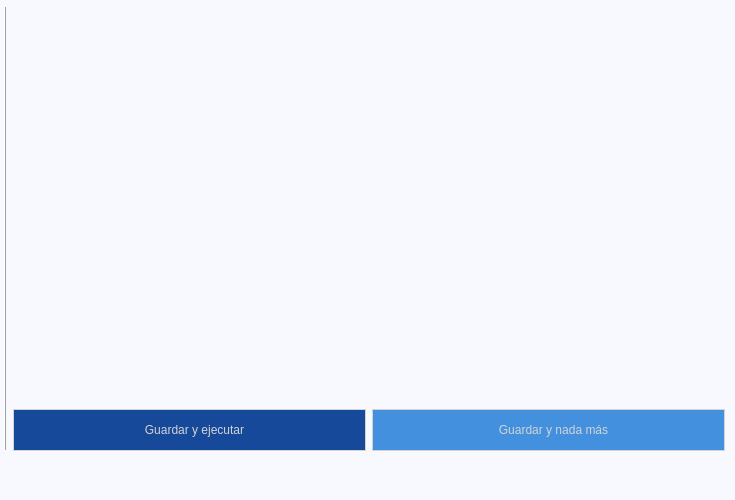
<?xml version="1.0" encoding="UTF-8"?>
<ui version="4.0">
 <class>MainWindow</class>
 <widget class="QMainWindow" name="MainWindow">
  <property name="geometry">
   <rect>
    <x>0</x>
    <y>0</y>
    <width>735</width>
    <height>500</height>
   </rect>
  </property>
  <property name="sizePolicy">
   <sizepolicy hsizetype="Fixed" vsizetype="Fixed">
    <horstretch>0</horstretch>
    <verstretch>0</verstretch>
   </sizepolicy>
  </property>
  <property name="windowTitle">
   <string>MainWindow</string>
  </property>
  <property name="windowIcon">
   <iconset>
    <normaloff>../res/logo.png</normaloff>../res/logo.png</iconset>
  </property>
  <widget class="QWidget" name="centralwidget">
   <property name="styleSheet">
    <string notr="true">*{
	height: 40px;
}
#centralwidget{
	background-color: ghostwhite;
}
QLineEdit,
QComboBox,
QPushButton{	
	font: 14pt &quot;Segoe UI&quot;;
	border: 1px solid silver;
	padding-left: 10px;
	color: darkslategray;
}
#btn_set_ip{
	background-color: #16499A;
	color: lightgray;
	border: 1px solid lightgray;
}
#btn_only_save{
	background-color: #4390DF;
	color: lightgray;
	border: 1px solid lightgray;
}
#image_ifaces{
	width: 100px;
}
</string>
   </property>
   <widget class="QWidget" name="">
    <property name="geometry">
     <rect>
      <x>4</x>
      <y>6</y>
      <width>721</width>
      <height>491</height>
     </rect>
    </property>
    <layout class="QVBoxLayout" name="wrapper_layout">
     <item>
      <layout class="QHBoxLayout" name="main_layout">
       <item>
        <layout class="QVBoxLayout" name="layout_tiles"/>
       </item>
       <item>
        <widget class="Line" name="line">
         <property name="frameShadow">
          <enum>QFrame::Raised</enum>
         </property>
         <property name="orientation">
          <enum>Qt::Vertical</enum>
         </property>
        </widget>
       </item>
       <item>
        <layout class="QVBoxLayout" name="layout_form">
         <item>
          <layout class="QHBoxLayout" name="layout_dchp"/>
         </item>
         <item>
          <spacer name="verticalSpacer">
           <property name="orientation">
            <enum>Qt::Vertical</enum>
           </property>
           <property name="sizeHint" stdset="0">
            <size>
             <width>635</width>
             <height>13</height>
            </size>
           </property>
          </spacer>
         </item>
         <item>
          <layout class="QVBoxLayout" name="layout_lineedit"/>
         </item>
         <item>
          <layout class="QHBoxLayout" name="layout_button_box">
           <item>
            <widget class="QPushButton" name="btn_set_ip">
             <property name="cursor">
              <cursorShape>PointingHandCursor</cursorShape>
             </property>
             <property name="text">
              <string>Guardar y ejecutar</string>
             </property>
            </widget>
           </item>
           <item>
            <widget class="QPushButton" name="btn_only_save">
             <property name="cursor">
              <cursorShape>PointingHandCursor</cursorShape>
             </property>
             <property name="text">
              <string>Guardar y nada más</string>
             </property>
            </widget>
           </item>
          </layout>
         </item>
        </layout>
       </item>
      </layout>
     </item>
     <item>
      <layout class="QHBoxLayout" name="layout_info_help">
       <item>
        <spacer name="horizontalSpacer">
         <property name="orientation">
          <enum>Qt::Horizontal</enum>
         </property>
         <property name="sizeHint" stdset="0">
          <size>
           <width>40</width>
           <height>20</height>
          </size>
         </property>
        </spacer>
       </item>
       <item>
        <widget class="QPushButton" name="btn_options">
         <property name="cursor">
          <cursorShape>PointingHandCursor</cursorShape>
         </property>
         <property name="styleSheet">
          <string notr="true">border: 0px solid black;
width: 40px;
border-radius: 20px;

</string>
         </property>
         <property name="text">
          <string/>
         </property>
         <property name="icon">
          <iconset>
           <normaloff>../res/opciones4.png</normaloff>../res/opciones4.png</iconset>
         </property>
         <property name="iconSize">
          <size>
           <width>41</width>
           <height>40</height>
          </size>
         </property>
        </widget>
       </item>
       <item>
        <widget class="QPushButton" name="btn_info">
         <property name="cursor">
          <cursorShape>PointingHandCursor</cursorShape>
         </property>
         <property name="styleSheet">
          <string notr="true">border: 0px solid black;
width: 40px;
border-radius: 20px;
</string>
         </property>
         <property name="text">
          <string/>
         </property>
         <property name="icon">
          <iconset>
           <normaloff>../res/info2.png</normaloff>../res/info2.png</iconset>
         </property>
         <property name="iconSize">
          <size>
           <width>60</width>
           <height>60</height>
          </size>
         </property>
        </widget>
       </item>
       <item>
        <widget class="QPushButton" name="btn_help">
         <property name="maximumSize">
          <size>
           <width>10777215</width>
           <height>16777215</height>
          </size>
         </property>
         <property name="cursor">
          <cursorShape>PointingHandCursor</cursorShape>
         </property>
         <property name="toolTip">
          <string extracomment="Ayuda"/>
         </property>
         <property name="styleSheet">
          <string notr="true">border: 0px solid black;
width: 40px;
border-radius: 20px;
</string>
         </property>
         <property name="text">
          <string/>
         </property>
         <property name="icon">
          <iconset>
           <normaloff>../res/help2.png</normaloff>../res/help2.png</iconset>
         </property>
         <property name="iconSize">
          <size>
           <width>60</width>
           <height>60</height>
          </size>
         </property>
        </widget>
       </item>
      </layout>
     </item>
    </layout>
   </widget>
  </widget>
 </widget>
 <tabstops>
  <tabstop>btn_set_ip</tabstop>
  <tabstop>btn_only_save</tabstop>
 </tabstops>
 <resources/>
 <connections/>
</ui>
